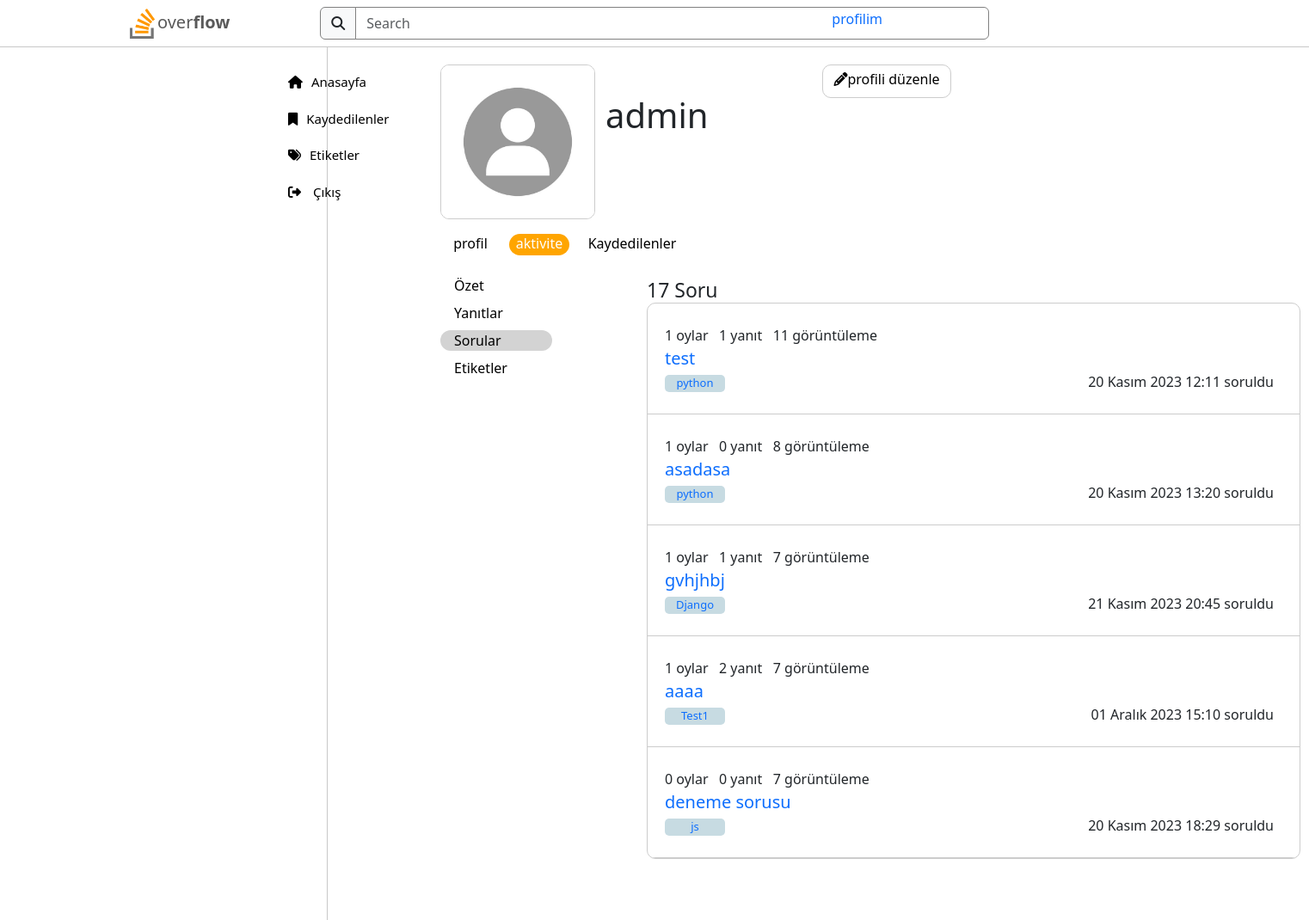
The app's page /account/questions/ (signed in) with its own data.
### account/models.py (models this page shows, shortened)
class UserProfile(models.Model):
    user = models.OneToOneField(User, on_delete=models.CASCADE)
    profile_picture = models.ImageField(upload_to='profile_pics/', default='profile_pics/user-default.png', null=True, blank=True)
    about = RichTextField(null=True, blank=True)
    user_questions = models.ManyToManyField(question, related_name='asked_by', blank=True)
    user_answers = models.ManyToManyField(answer, related_name='answered_by', blank=True)
    user_tags = models.ManyToManyField(Tags, related_name='used_by', blank=True)

### pages/models.py (models this page shows, shortened)
class question(models.Model):
    title = models.CharField(max_length=100)
    context = RichTextUploadingField()
    user = models.ForeignKey(User, on_delete=models.CASCADE)
    published_date = models.DateTimeField(auto_now_add=True)
    view = models.IntegerField(default=0)
    votes = models.IntegerField(default=0)
    tags = models.ManyToManyField(Tags)

class Tags(models.Model):
    name = models.CharField(max_length=250)
    content = models.TextField()
    def __str__(self):
        return f'{self.name}'

### account/views.py (the view)
# urls.py: path('questions/', views.questions_page, name='questions_page'),
def questions_page(request):
    user_profile = UserProfile.objects.get(user=request.user)
    asked_questions = user_profile.user_questions.all().order_by('-votes')
    asked_questions = asked_questions.annotate(ans_count=Count('answer'))
    data = {
        'user_profile': user_profile,
        'asked_questions': asked_questions,
        'asked_questions_count': asked_questions.count(),
    }
    return render(request, 'pages/profile_guestions.html', data)

### templates/pages/profile_guestions.html (shortened to what this page needs)
{% extends 'base.html' %}
{% block context %}
<div class="container">
    <div style="display: flex;">
        <a href="{% url 'profile_page' %}"><img class="img" src="{{ user_profile.profile_picture.url }}" alt="{{ user_profile.user.username }} profile photo"></a>
        <h1 style="position: absolute; top: 110px; left: 44rem; font-weight: 400;">{{  user_profile.user.username }}</h1>
    </div>
    {% if user == request.user %}
    <a class="profile_edit_button" href="{% url 'edit_profile' %}"><i class="fa-solid fa-pencil"></i>profili düzenle</a>
    {% endif %}
    <a class="profile_button" href="{% url 'profile_page' %}">profil</a>
    <a class="activity_button" {% if request.resolver_match.url_name == "questions_page" %} style="background: orange; color: white;" {% endif %} href="{% url 'activity' %}">aktivite</a>
    <a class="saved_button" href="{% url 'saved_page' %}">Kaydedilenler</a>
    <a class="button" style="position: absolute; top: 20rem; left: 32rem;" href="{% url 'activity' %}">Özet</a>
    <a class="button" style="position: absolute; top: 22rem; left: 32rem;" href="{% url 'answers_page' %}">Yanıtlar</a>
    <a class="button" style="position: absolute; top: 24rem; left: 32rem;  {% if request.resolver_match.url_name == 'questions_page' %} background: lightgray; {% endif %}" href="{% url 'questions_page' %}">Sorular</a>
    <a class="button" style="position: absolute; top: 26rem; left: 32rem;" href="{% url 'tags_page' %}">Etiketler</a>
    <div>
        <p style="position: absolute; top: 20rem; left: 47rem; font-size: 23px;">{{ asked_questions_count }} Soru</p>
        <div style="border: 1px solid #ccc; width: 760px; height: 647px; position: absolute; top: 22rem; left: 47rem; border-radius: 10px; overflow: auto;">
            {% for que in asked_questions %}
            <div style="border-bottom: 1px solid #ccc; padding: 25px 20px;">
                <div style="position: relative; left: 0px;">{{ que.votes }} oylar &nbsp; {{ que.ans_count }} yanıt &nbsp; {{ que.view }} görüntüleme</div>
                <a href="{% url 'questionDetail' que.id %}" style="text-decoration: none; font-size: 20px;">{{ que.title }}</a><br>
                {% for tag in que.tags.all %}
                    <div class="tag" style="display: inline-block;">
                        <a style="text-decoration: none;" href="{% url 'tag_detail' tag %}">{{ tag }}</a>
                    </div>
                {% endfor %}
                <div style="float: right; position: relative; right: 10px;">{{ que.published_date }} soruldu</div>
            </div>
            {% endfor %}
        </div>
    </div>
    <div style="position: absolute; top: 65rem; left: 60rem; border: 1px solid white; width: 10px;"></div>
</div>
{% endblock %}

### static/nav.css (style rules this page uses)
* { margin: 0; padding: 0; box-sizing: border-box; list-style-type: none; }

### templates/pages/profile_guestions.html (style rules this page uses)
.img { position: absolute; top: 75px; border: 1px solid #ccc; border-radius: 10px; left: 32rem; width: 180px; height: 180px; }
.profile_edit_button { border: 1px solid #ccc; position: absolute; text-align: center; line-height: 33px; text-decoration: none; color: black; border-radius: 10px; position: absolute; top: 75px; right: 26rem; width: 150px; height: 39px }
.profile_button { border-radius: 15px; text-align: center; line-height: 22px; text-decoration: none; color: black; position: absolute; top: 17rem; left: 32rem; width: 70px; height: 25px; transition: .3s ease; }
.activity_button { border-radius: 15px; line-height: 22px; text-decoration: none; color: black; position: absolute; text-align: center; top: 17rem; left: 37rem; width: 70px; height: 25px; transition: .3s ease; }
.saved_button { border-radius: 15px; line-height: 22px; text-decoration: none; color: black; position: absolute; text-align: center; top: 17rem; left: 42.5rem; width: 110px; height: 25px; transition: .3s ease; }
.button { text-decoration: none; color: black; padding-left: 1rem; transition: .3s ease; border-radius: 15px; width: 130px; }
.tag { color: rgb(24, 67, 206); background: #c7dbe2; width: 70px; height: 20px; border-radius: 5px; text-align: center; font-size: small; }

### records on screen
UserProfile: profile_picture (picture), user.username "admin"
question: votes "1", ans_count "1", view "11", title "test", published_date "20 Kasım 2023 12:11"
Tags: name "python"
question: votes "1", ans_count "0", view "8", title "asadasa", published_date "20 Kasım 2023 13:20"
question: votes "1", ans_count "1", view "7", title "gvhjhbj", published_date "21 Kasım 2023 20:45"
Tags: name "Django"
question: votes "1", ans_count "2", view "7", title "aaaa", published_date "01 Aralık 2023 15:10"
Tags: name "Test1"
question: votes "0", ans_count "0", view "7", title "deneme sorusu", published_date "20 Kasım 2023 18:29"
Tags: name "js"

### other values on screen
{{ asked_questions_count }} "17"
